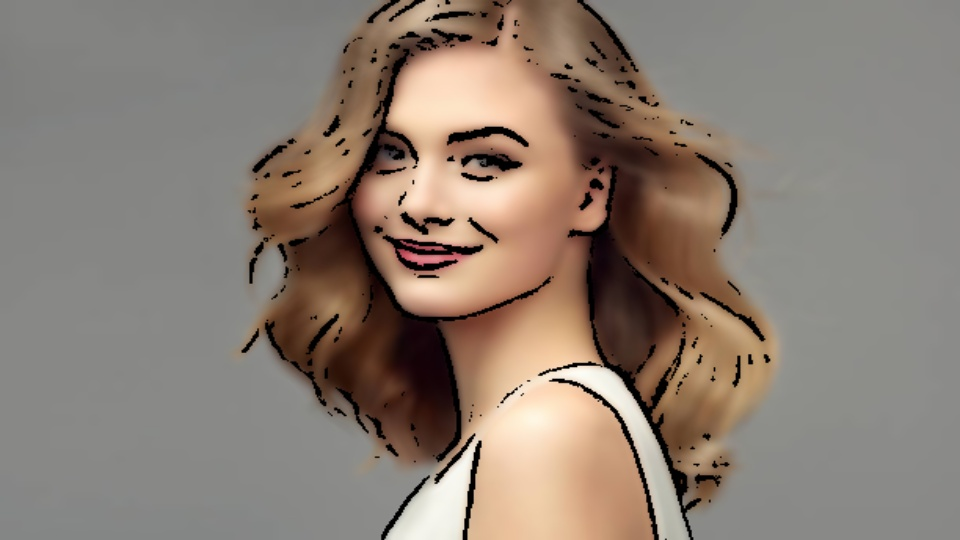
#> input picture Python/Projects/ImageCartoonifier/cartoonified_Image.jpg, 960 x 540 px
$ python -i cartoonize.py   (imports and definitions only)
#> lines starting #> are read from the running program, lines starting #| are printed output that depends on the picture; after the words box and inside, x2 and y2 are one past the last pixel; in counts of white or black regions, pixels touching at a corner belong together
#> further down, picture is the input picture: PIL image 960x540 RGB; mean R, G, B 138.9, 125.8, 115.3
import streamlit as st
import numpy as np
from PIL import Image
import cv2


def cartonize(image):
    # converting to RGB
    new_img = np.array(image.convert('RGB'))
    img = cv2.cvtColor(new_img, 1)

    # detect edges
    gray = cv2.cvtColor(img, cv2.COLOR_BGR2GRAY)
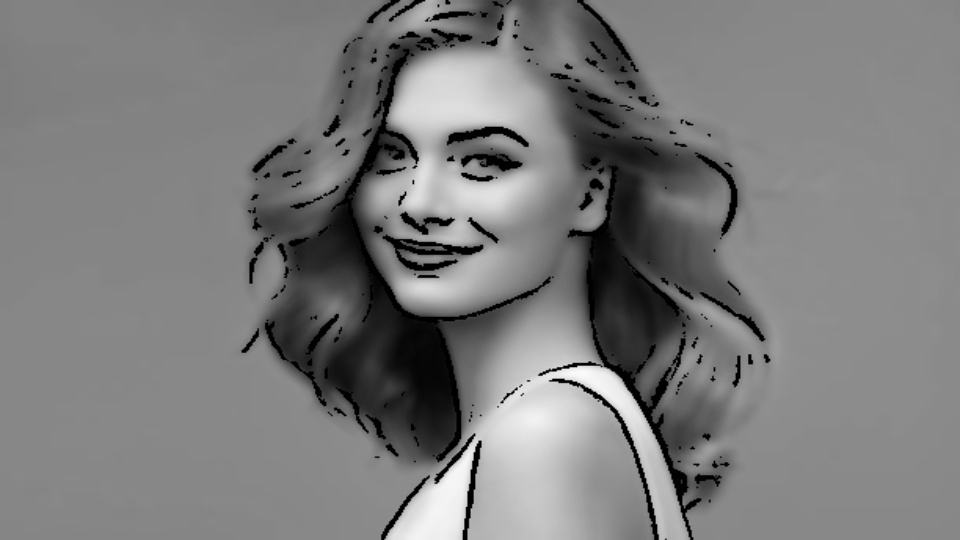
#> gray: shape (540, 960); min 0, max 251, mean 124
    # Edges
    gray = cv2.medianBlur(gray, 5)
    edges = cv2.adaptiveThreshold(
        gray, 255, cv2 .ADAPTIVE_THRESH_MEAN_C, cv2.THRESH_BINARY, 9, 9)
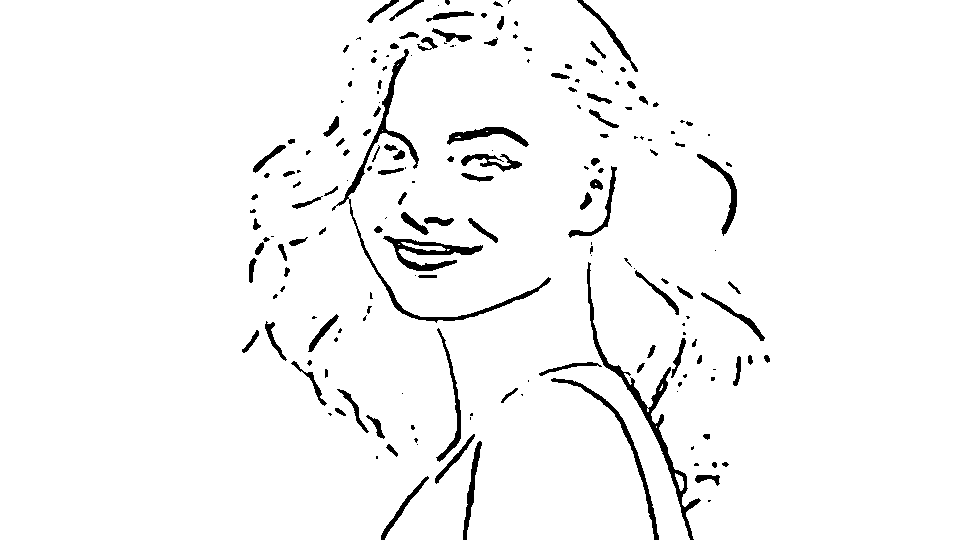
#> edges: shape (540, 960); 96.4% white; 187 black regions (77 under 20 px), largest, box (x1, y1, x2, y2) and area: (332, 49, 551, 323) 2160, (587, 262, 701, 540) 2002, (383, 236, 483, 271) 1150
    # Cartoonify using bilateral
    color = cv2.bilateralFilter(img, 9, 250, 250)
    # Cartoon
    cartoon = cv2.bitwise_and(color, color, mask=edges)

    return cartoon


# [13 lines not run here, left out]

>>> from PIL import Image
>>> picture = Image.open('../ImageCartoonifier/cartoonified_Image.jpg')
>>> result = cartonize(picture)
